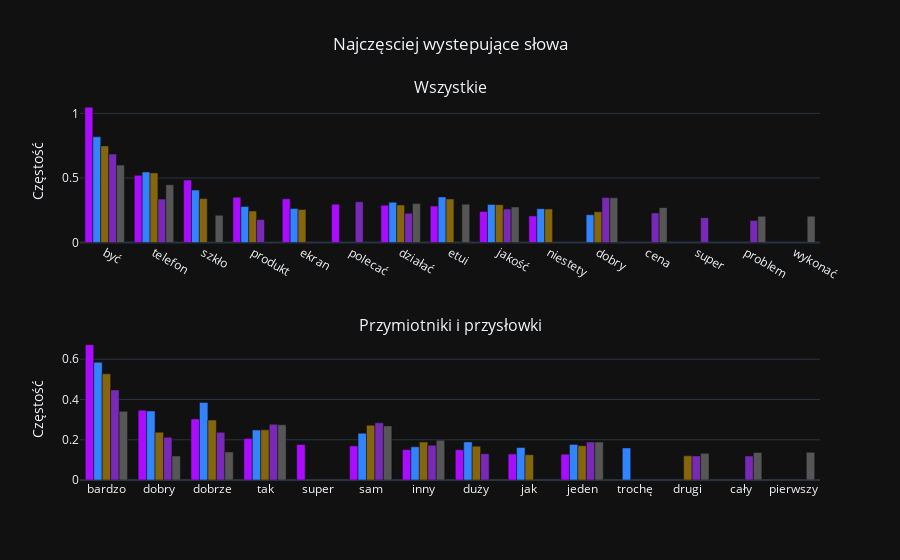

The notebook cell this image was saved under:
### Code cell
import plotly.graph_objs as go
from plotly.subplots import make_subplots
from dash_app.fronend.utils.plots import create_bar_plots
import plotly.express as px


dataset = db_dict['allegro_reviews']

common_words = dataset.common_words['train']
common_words_adj_adv = dataset.common_words_adj_adv["train"]


fig = make_subplots(rows=2, cols=1, subplot_titles=("Wszystkie", "Przymiotniki i przysłowki"))
# colors = ["orange", "red", "green", "blue", "purple"]
colors = px.colors.qualitative.Alphabet

for i, dataset in enumerate([common_words,common_words_adj_adv]):
    for color,t in enumerate(dataset['ocena_tekst'].unique()):
        dfp = dataset[dataset['ocena_tekst'] == t]
        fig.add_trace(go.Bar(x=dfp['word'], y=dfp['count'], name=t,
                              marker_color=colors[color]
                              ),row=1+i,col=1)

fig.update_layout(title_x=0.5, autosize=True, title_text="Najczęsciej wystepujące słowa", showlegend=True )
fig.update_yaxes(title_text="Częstość")

### Figure 1 — Plotly figure (JSON) as saved in the notebook; plotly's stock layout.template omitted (floating-point values rounded to 4 significant figures)
{"data": [{"marker": {"color": "#AA0DFE"}, "name": "bardzo negatywne", "x": ["być", "telefon", "szkło", "produkt", "ekran", "polecać", "działać", "etui", "jakość", "niestety"], "y": [1.048, 0.5199, 0.4836, 0.3508, 0.3387, 0.2966, 0.2885, 0.2822, 0.2406, 0.2054], "type": "bar", "xaxis": "x", "yaxis": "y"}, {"marker": {"color": "#3283FE"}, "name": "negatywne", "x": ["być", "telefon", "szkło", "etui", "działać", "jakość", "produkt", "ekran", "niestety", "dobry"], "y": [0.8185, 0.5463, 0.406, 0.3527, 0.3115, 0.2947, 0.2797, 0.2629, 0.2619, 0.2152], "type": "bar", "xaxis": "x", "yaxis": "y"}, {"marker": {"color": "#85660D"}, "name": "neutralne dwuznaczne", "x": ["być", "telefon", "szkło", "etui", "jakość", "działać", "niestety", "ekran", "produkt", "dobry"], "y": [0.7483, 0.5389, 0.3402, 0.3377, 0.293, 0.2906, 0.2599, 0.255, 0.2442, 0.2384], "type": "bar", "xaxis": "x", "yaxis": "y"}, {"marker": {"color": "#782AB6"}, "name": "bardzo pozytywne", "x": ["być", "dobry", "telefon", "polecać", "jakość", "cena", "działać", "super", "produkt", "problem"], "y": [0.6847, 0.3487, 0.336, 0.3151, 0.2592, 0.2284, 0.2274, 0.1925, 0.1777, 0.1698], "type": "bar", "xaxis": "x", "yaxis": "y"}, {"marker": {"color": "#565656"}, "name": "pozytywne", "x": ["być", "telefon", "dobry", "działać", "etui", "jakość", "cena", "szkło", "wykonać", "problem"], "y": [0.5998, 0.4477, 0.3461, 0.3017, 0.2962, 0.2749, 0.2701, 0.2111, 0.2038, 0.2032], "type": "bar", "xaxis": "x", "yaxis": "y"}, {"marker": {"color": "#AA0DFE"}, "name": "bardzo pozytywne", "x": ["bardzo", "dobry", "dobrze", "tak", "super", "sam", "inny", "duży", "jak", "jeden"], "y": [0.6727, 0.3472, 0.3036, 0.2067, 0.1767, 0.1695, 0.1509, 0.1504, 0.1287, 0.1285], "type": "bar", "xaxis": "x2", "yaxis": "y2"}, {"marker": {"color": "#3283FE"}, "name": "pozytywne", "x": ["bardzo", "dobrze", "dobry", "tak", "sam", "duży", "jeden", "inny", "jak", "trochę"], "y": [0.5852, 0.385, 0.3431, 0.2482, 0.2324, 0.1892, 0.177, 0.1648, 0.1618, 0.1594], "type": "bar", "xaxis": "x2", "yaxis": "y2"}, {"marker": {"color": "#85660D"}, "name": "neutralne dwuznaczne", "x": ["bardzo", "dobrze", "sam", "tak", "dobry", "inny", "jeden", "duży", "jak", "drugi"], "y": [0.5281, 0.298, 0.2724, 0.2492, 0.2376, 0.1887, 0.1705, 0.168, 0.1258, 0.12], "type": "bar", "xaxis": "x2", "yaxis": "y2"}, {"marker": {"color": "#782AB6"}, "name": "negatywne", "x": ["bardzo", "sam", "tak", "dobrze", "dobry", "jeden", "inny", "duży", "drugi", "cały"], "y": [0.4471, 0.2844, 0.2769, 0.2367, 0.2123, 0.189, 0.1731, 0.131, 0.1197, 0.1188], "type": "bar", "xaxis": "x2", "yaxis": "y2"}, {"marker": {"color": "#565656"}, "name": "bardzo negatywne", "x": ["bardzo", "tak", "sam", "inny", "jeden", "dobrze", "pierwszy", "cały", "drugi", "dobry"], "y": [0.341, 0.2741, 0.2689, 0.1973, 0.1887, 0.1391, 0.1373, 0.1368, 0.1327, 0.1194], "type": "bar", "xaxis": "x2", "yaxis": "y2"}], "layout": {"xaxis": {"anchor": "y", "domain": [0.0, 1.0]}, "yaxis": {"anchor": "x", "domain": [0.625, 1.0], "title": {"text": "Częstość"}}, "xaxis2": {"anchor": "y2", "domain": [0.0, 1.0]}, "yaxis2": {"anchor": "x2", "domain": [0.0, 0.375], "title": {"text": "Częstość"}}, "annotations": [{"font": {"size": 16}, "showarrow": false, "text": "Wszystkie", "x": 0.5, "xanchor": "center", "xref": "paper", "y": 1.0, "yanchor": "bottom", "yref": "paper"}, {"font": {"size": 16}, "showarrow": false, "text": "Przymiotniki i przysłowki", "x": 0.5, "xanchor": "center", "xref": "paper", "y": 0.375, "yanchor": "bottom", "yref": "paper"}], "title": {"x": 0.5, "text": "Najczęsciej wystepujące słowa"}, "autosize": true, "showlegend": false}}
